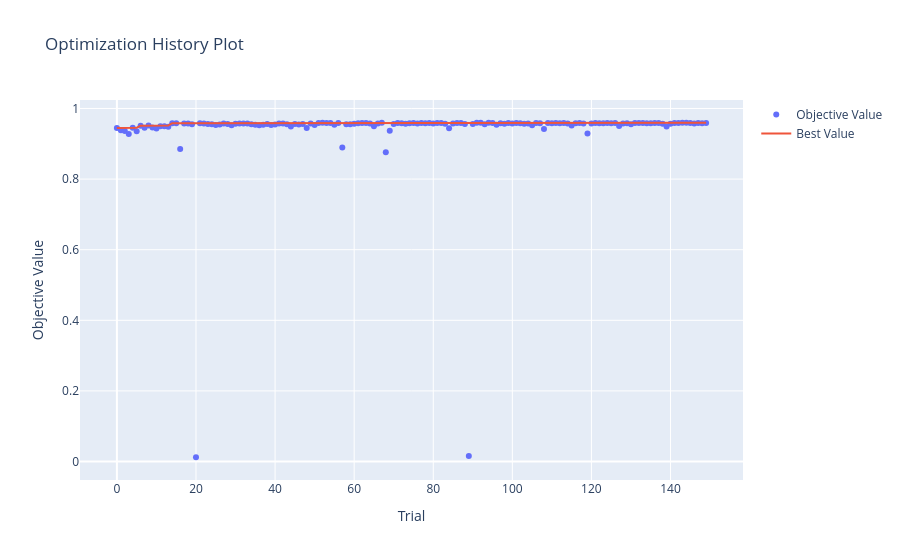

Notebook cell for this chart:
### Code cell
vis.plot_optimization_history(study=study)

### Figure 1 — Plotly figure (JSON) as saved in the notebook; plotly's stock layout.template omitted (floating-point values rounded to 4 significant figures; data arrays with more than 128 entries replaced by an {"elided": "..."} marker saying what was removed)
{"data": [{"mode": "markers", "name": "Objective Value", "type": "scatter", "x": {"elided": "150 int values"}, "y": {"elided": "150 float values"}}, {"mode": "lines", "name": "Best Value", "type": "scatter", "x": {"elided": "150 int values"}, "y": {"elided": "150 float values"}}, {"marker": {"color": "#cccccc"}, "mode": "markers", "name": "Infeasible Trial", "showlegend": false, "type": "scatter", "x": [], "y": []}], "layout": {"title": {"text": "Optimization History Plot"}, "xaxis": {"title": {"text": "Trial"}}, "yaxis": {"title": {"text": "Objective Value"}}}}
